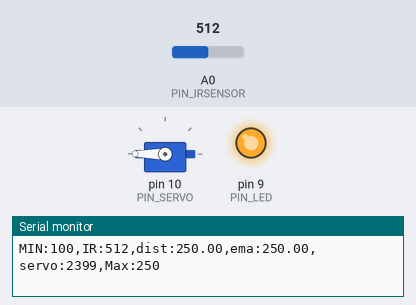
A sketch run on a simulated Arduino Uno, built with avr-gcc and run on an emulated ATmega328P. Shown: servo, output pins drawn as LEDs (lit = HIGH), the last lines printed to the serial monitor. The inputs (shaded band) are chosen by the test bench; at power-on: A0 (PIN_IRSENSOR) = 512.

Above: at 1.2 s.
1.3 s: A0 (PIN_IRSENSOR) set to 356
2.8 s: A0 (PIN_IRSENSOR) set to 334
At 4.2 s:
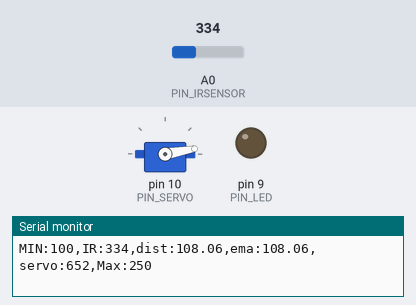
4.5 s: A0 (PIN_IRSENSOR) set to 306
At 5.4 s:
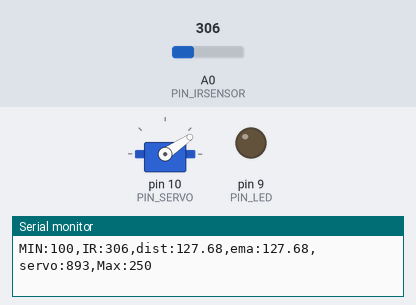
6.1 s: A0 (PIN_IRSENSOR) set to 240
At 7.5 s:
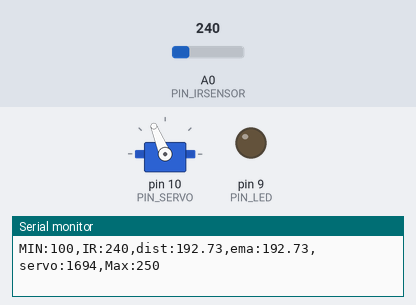
7.8 s: A0 (PIN_IRSENSOR) set to 122
At 8.4 s:
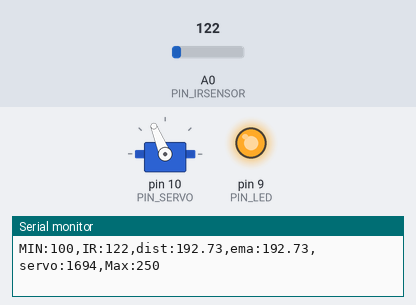
Timing chart, 0 to 10.3 s (numbered marks = the images above; inputs shaded):
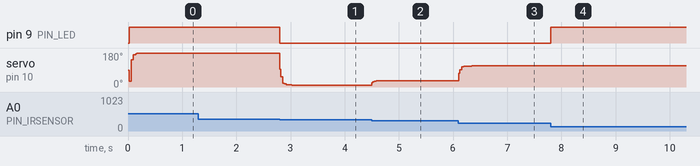

Measured:
- the behaviour switches between 348 and 347 on A0 (PIN_IRSENSOR) (found by bisection; images 0 and 1)
- after the input at 2.8 s, pin 9 (PIN_LED): HIGH → LOW at once; servo on pin 10 (PIN_SERVO): 180° → 11° at once, → 10° 0.22 s later
- after the input at 4.5 s, servo on pin 10 (PIN_SERVO): 10° → 34° at once
- after the input at 6.1 s, servo on pin 10 (PIN_SERVO): 34° → 111° at once, → 112° 0.24 s later
- after the input at 7.8 s, pin 9 (PIN_LED): LOW → HIGH at once

The sketch:

17_practice_2.ino
```cpp
#include <Servo.h>

// Arduino pin assignment

// #define PIN_POTENTIOMETER 3 // Potentiometer at Pin A3
// Add IR Sensor Definition Here !!!
#define PIN_IRSENSOR 0
#define PIN_SERVO 10
#define PIN_LED 9

#define DIST_MIN 100
#define DIST_MAX 250

#define _DUTY_MIN 553  // servo full clock-wise position (0 degree)
#define _DUTY_NEU 1476 // servo neutral position (90 degree)
#define _DUTY_MAX 2399 // servo full counter-clockwise position (180 degree)

#define LOOP_INTERVAL 20   // Loop Interval (unit: msec)
#define _EMA_ALPHA 0.5

float dist, dist_ema, dist_prev = DIST_MAX;


Servo myservo;
unsigned long last_loop_time;   // unit: msec

void setup()
{
  pinMode(PIN_LED, OUTPUT);

  myservo.attach(PIN_SERVO);
  myservo.writeMicroseconds(_DUTY_NEU);

  Serial.begin(1000000);
}

void loop()
{
  unsigned long time_curr = millis();
  int duty;

  // wait until next event time
  if (time_curr < (last_loop_time + LOOP_INTERVAL))
    return;
  last_loop_time += LOOP_INTERVAL;

  // Read IR Sensor value !!!
  int a_value = analogRead(PIN_IRSENSOR);

  // Convert IR sensor value into distance !!!
  dist = (6762.0/(a_value-9)-4.0) * 10.0 - 60.0;

  // we need distance range filter here !!!
  if (dist < DIST_MIN) {
    dist = dist_prev;           // cut lower than minimum
    digitalWrite(PIN_LED, 1);       // LED OFF
  } else if (dist > DIST_MAX) {
    dist = dist_prev;           // Cut higher than maximum
    digitalWrite(PIN_LED, 1);       // LED OFF
  } else {    // In desired Range
    digitalWrite(PIN_LED, 0);       // LED ON
    dist_prev = dist;
  }

  // we need EMA filter here !!!
  dist_ema = dist * _EMA_ALPHA + dist_ema * (1 - _EMA_ALPHA);

  if (dist_ema <= DIST_MIN)
    duty = _DUTY_MIN;
  else if (dist_ema >= DIST_MAX)
    duty = _DUTY_MAX;
  else
    duty = (_DUTY_MAX - _DUTY_MIN) * ((dist_ema - DIST_MIN) / (DIST_MAX - DIST_MIN)) + _DUTY_MIN;
  myservo.writeMicroseconds(duty);

  // print IR sensor value, distnace, duty !!!
  Serial.print("MIN:");    Serial.print(DIST_MIN);
  Serial.print(",IR:");    Serial.print(a_value);
  Serial.print(",dist:");  Serial.print(dist);
  Serial.print(",ema:");   Serial.print(dist_ema);
  Serial.print(",servo:"); Serial.print(duty);
  Serial.print(",Max:");   Serial.print(DIST_MAX);
  Serial.println("");
}
```
